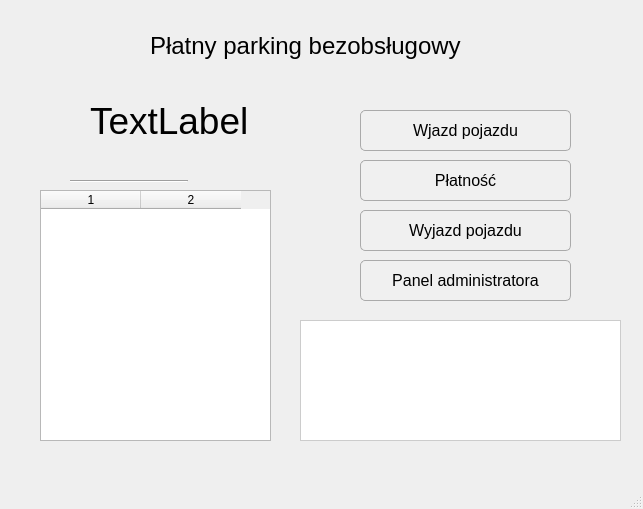
<?xml version="1.0" encoding="UTF-8"?>
<ui version="4.0">
 <class>MainWindow</class>
 <widget class="QMainWindow" name="MainWindow">
  <property name="geometry">
   <rect>
    <x>0</x>
    <y>0</y>
    <width>643</width>
    <height>509</height>
   </rect>
  </property>
  <property name="windowTitle">
   <string>MainWindow</string>
  </property>
  <property name="styleSheet">
   <string notr="true">QPushButton {
    background-color: #f0f0f0;
    border: 1px solid #aaa;
    border-radius: 5px;
    padding: 6px 12px;
}

QTextEdit {
    background-color: #fff;
    border: 1px solid #ccc;
}</string>
  </property>
  <widget class="QWidget" name="centralwidget">
   <widget class="QPushButton" name="btnWjazd">
    <property name="geometry">
     <rect>
      <x>360</x>
      <y>110</y>
      <width>211</width>
      <height>41</height>
     </rect>
    </property>
    <property name="font">
     <font>
      <pointsize>12</pointsize>
     </font>
    </property>
    <property name="text">
     <string>Wjazd pojazdu</string>
    </property>
   </widget>
   <widget class="QPushButton" name="btnPlatnosc">
    <property name="geometry">
     <rect>
      <x>360</x>
      <y>160</y>
      <width>211</width>
      <height>41</height>
     </rect>
    </property>
    <property name="font">
     <font>
      <pointsize>12</pointsize>
     </font>
    </property>
    <property name="text">
     <string>Płatność</string>
    </property>
    <property name="default">
     <bool>false</bool>
    </property>
   </widget>
   <widget class="QPushButton" name="btnWyjazd">
    <property name="geometry">
     <rect>
      <x>360</x>
      <y>210</y>
      <width>211</width>
      <height>41</height>
     </rect>
    </property>
    <property name="font">
     <font>
      <pointsize>12</pointsize>
     </font>
    </property>
    <property name="text">
     <string>Wyjazd pojazdu</string>
    </property>
   </widget>
   <widget class="QPushButton" name="btnAdmin">
    <property name="geometry">
     <rect>
      <x>360</x>
      <y>260</y>
      <width>211</width>
      <height>41</height>
     </rect>
    </property>
    <property name="font">
     <font>
      <pointsize>12</pointsize>
     </font>
    </property>
    <property name="text">
     <string>Panel administratora</string>
    </property>
   </widget>
   <widget class="Line" name="line">
    <property name="geometry">
     <rect>
      <x>70</x>
      <y>180</y>
      <width>118</width>
      <height>3</height>
     </rect>
    </property>
    <property name="orientation">
     <enum>Qt::Orientation::Horizontal</enum>
    </property>
   </widget>
   <widget class="QTableWidget" name="tableMiejsca">
    <property name="geometry">
     <rect>
      <x>40</x>
      <y>190</y>
      <width>231</width>
      <height>251</height>
     </rect>
    </property>
    <property name="editTriggers">
     <set>QAbstractItemView::EditTrigger::NoEditTriggers</set>
    </property>
    <property name="alternatingRowColors">
     <bool>true</bool>
    </property>
    <property name="selectionMode">
     <enum>QAbstractItemView::SelectionMode::NoSelection</enum>
    </property>
    <property name="columnCount">
     <number>2</number>
    </property>
    <attribute name="verticalHeaderVisible">
     <bool>false</bool>
    </attribute>
    <column/>
    <column/>
   </widget>
   <widget class="QTextEdit" name="textStatusMain">
    <property name="geometry">
     <rect>
      <x>300</x>
      <y>320</y>
      <width>321</width>
      <height>121</height>
     </rect>
    </property>
    <property name="font">
     <font>
      <pointsize>12</pointsize>
     </font>
    </property>
    <property name="frameShape">
     <enum>QFrame::Shape::StyledPanel</enum>
    </property>
    <property name="frameShadow">
     <enum>QFrame::Shadow::Sunken</enum>
    </property>
    <property name="horizontalScrollBarPolicy">
     <enum>Qt::ScrollBarPolicy::ScrollBarAlwaysOff</enum>
    </property>
    <property name="readOnly">
     <bool>true</bool>
    </property>
   </widget>
   <widget class="QLabel" name="label">
    <property name="geometry">
     <rect>
      <x>150</x>
      <y>20</y>
      <width>401</width>
      <height>51</height>
     </rect>
    </property>
    <property name="font">
     <font>
      <pointsize>18</pointsize>
     </font>
    </property>
    <property name="text">
     <string>Płatny parking bezobsługowy</string>
    </property>
   </widget>
   <widget class="QLabel" name="labelZegar">
    <property name="geometry">
     <rect>
      <x>90</x>
      <y>90</y>
      <width>201</width>
      <height>61</height>
     </rect>
    </property>
    <property name="font">
     <font>
      <pointsize>28</pointsize>
     </font>
    </property>
    <property name="text">
     <string>TextLabel</string>
    </property>
   </widget>
  </widget>
  <widget class="QMenuBar" name="menubar">
   <property name="geometry">
    <rect>
     <x>0</x>
     <y>0</y>
     <width>643</width>
     <height>26</height>
    </rect>
   </property>
  </widget>
  <widget class="QStatusBar" name="statusbar"/>
 </widget>
 <resources/>
 <connections/>
</ui>
